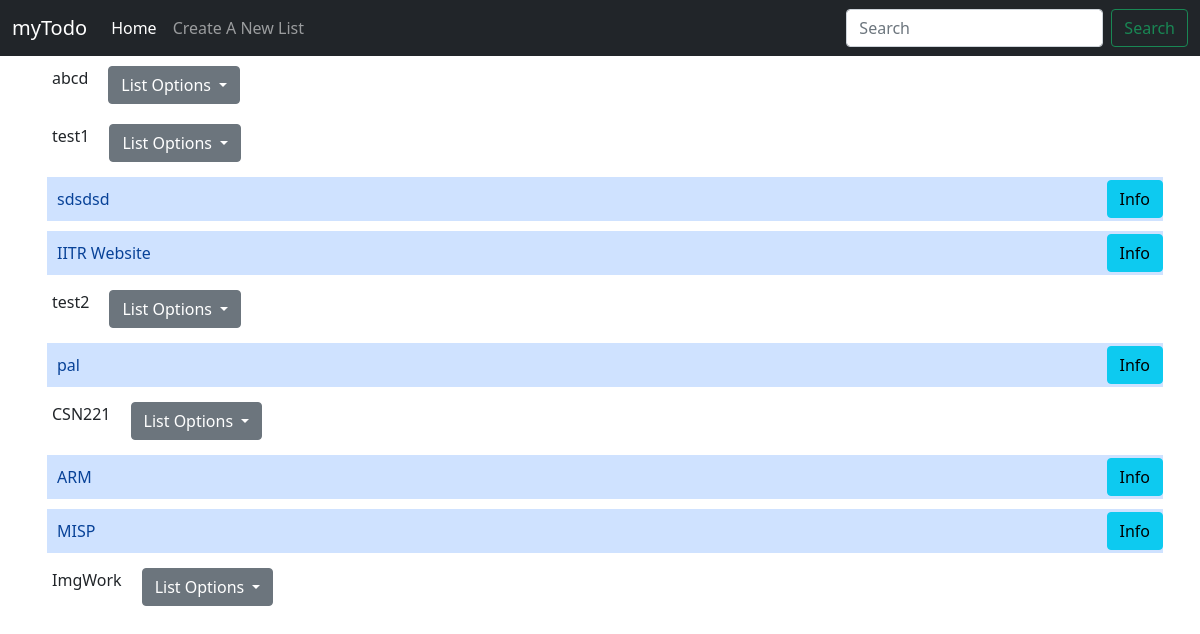
Before: / with the older database file.
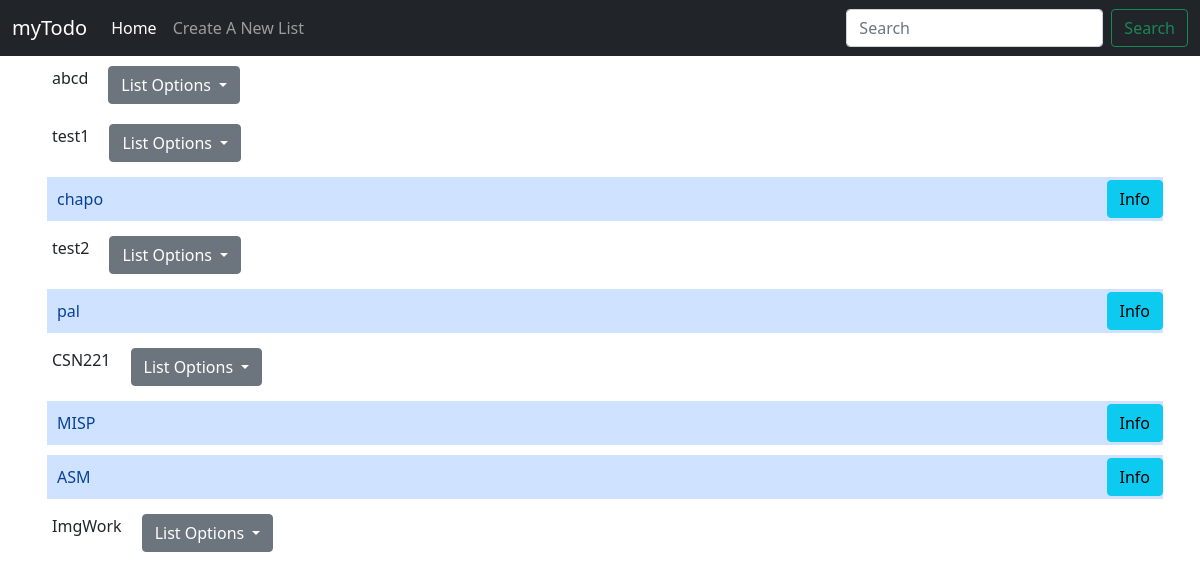
After: the same page with the newer database file.
### Todo_Application/models.py (models this page shows)
class TodoList(models.Model):
    list_name = models.CharField(max_length=255)
    def __str__(self):
        return f"{self.list_name}"

class TodoItem(models.Model):
    title = models.CharField(max_length=255)
    due_date=models.DateTimeField()
    checked = models.BooleanField(False)
    todo_list = models.ForeignKey(to=TodoList, on_delete=models.CASCADE)
    def __str__(self):
        return f"{self.title}:{self.due_date}"

### Todo_Application/views.py (the view)
# urls.py: path('',views.index, name='index'),
def index(request):
    lists = TodoList.objects.all()
    items = TodoItem.objects.all()
    for lt in lists:
        for item in items:
            if item.todo_list == lt:
                print(f"{item} {lt}")
    context={
        'todolists': lists,
        'items': items
    }
    return render(request, "index.html", context)

### templates/index.html (shortened to what this page needs)
<!doctype html>
<html lang="en">
  <head>
    <link href="https://cdn.jsdelivr.net/npm/bootstrap@5.1.0/dist/css/bootstrap.min.css" rel="stylesheet">
  </head>
  <body>
    <nav class="navbar navbar-expand-lg navbar-dark bg-dark">
        <div class="container-fluid">
          <a class="navbar-brand" href="#">myTodo</a>
          <div class="collapse navbar-collapse" id="navbarSupportedContent">
            <ul class="navbar-nav me-auto mb-2 mb-lg-0">
              <li class="nav-item">
                <a class="nav-link active" aria-current="page" href="#">Home</a>
              </li>
              <li class="nav-item">
                <a class="nav-link" href="create">Create A New List</a>
              </li>
            </ul>
            <form class="d-flex">
              <input class="form-control me-2" type="search" placeholder="Search" aria-label="Search">
              <button class="btn btn-outline-success" type="submit">Search</button>
            </form>
          </div>
        </div>
      </nav>
      <div class="container">
        {% if  todolists%}
        <ul class="list-group">
            {% for todolist in todolists %}
            <div class="utility">
              <span class="list_name elem">{{todolist.list_name}}</span>
              <div class="dropdown elem">
                <button class="btn btn-secondary dropdown-toggle" type="button" id="dropdownMenuButton" data-bs-toggle="dropdown"aria-haspopup="true" aria-expanded="false">
                  List Options
                </button>
              </div>
            </div>
          <ul class="list-group inner">
                {% for item in items %}
                  {% if item.todo_list == todolist %}
                    <li class="list-group-items list-group-item-primary">
                    <span class="title">{{item.title}}</span>
                    <button type="button" class="btn btn-info">Info</button>
                    </li>
                  {% endif %}
                {% endfor %}
            {% endfor %}
          </ul>
        {% else %}
          <b class="error">You have not created any lists yet!</b>
        </ul>
        {% endif %}
      </div>
  </body>
</html>

### templates/index.html (style rules this page uses)
.utility { display: flex; flex-direction:row; }
.utility .elem { margin: 10px; }
.inner li { position:relative; width:100%; padding:10px; display:flex; margin:5px; align-items:center; }
li>button { position:absolute; right:0; }

Changed rows visible on the page:
removed TodoItem: title "sdsdsd", shown under TodoList "test1"
removed TodoItem: title "IITR Website", shown under TodoList "test1"
removed TodoItem: title "ARM", shown under TodoList "CSN221"
added TodoItem: title "chapo", shown under TodoList "test1"
added TodoItem: title "ASM", shown under TodoList "CSN221"
